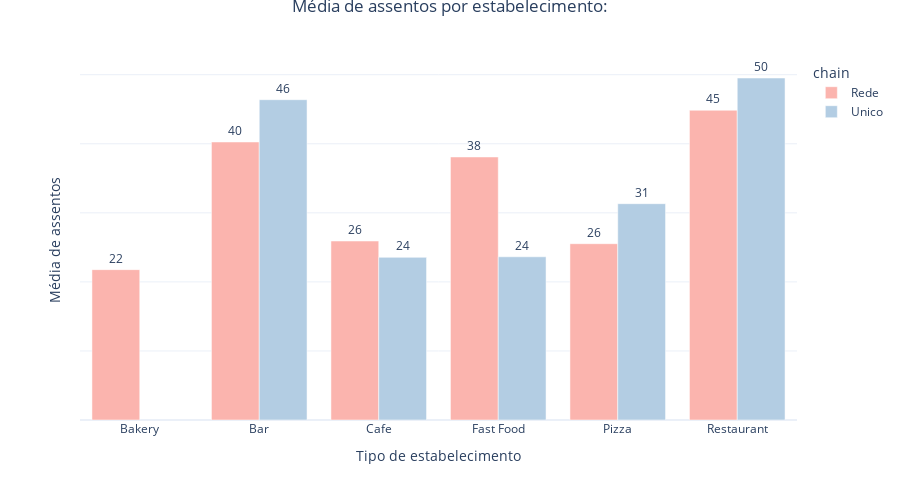

This figure's notebook cell:
### Code cell
assentos =  restaurante


assentos = assentos.groupby(['chain', 'object_type' ]).agg({'number':'mean'}).reset_index()
assentos.columns = ['chain', 'object_type','quantity']
display(assentos)


fig = px.bar(assentos, x="object_type", y="quantity",
             color='chain', barmode='group', color_discrete_sequence=px.colors.qualitative.Pastel1,
             template='plotly_white', text='quantity',
             height=500)

fig.update_layout(
    xaxis_title='Tipo de estabelecimento', # Etiqueta do eixo X
    yaxis_title='Média de assentos'
)

fig.update_yaxes(showticklabels=False)

fig.update_traces(textposition='outside',texttemplate='%{text:.2s}')


fig.update_layout(title={
    'text' : 'Média de assentos por estabelecimento:',
    'y': 1.0,
    'x': 0.5
})


fig.show()

### Figure 1 — Plotly figure (JSON) as saved in the notebook; plotly's stock layout.template omitted (floating-point values rounded to 4 significant figures)
{"data": [{"alignmentgroup": "True", "hovertemplate": "chain=Rede<br>object_type=%{x}<br>quantity=%{text}<extra></extra>", "legendgroup": "Rede", "marker": {"color": "rgb(251,180,174)", "pattern": {"shape": ""}}, "name": "Rede", "offsetgroup": "Rede", "orientation": "v", "showlegend": true, "text": [21.77, 40.26, 25.92, 38.09, 25.53, 44.86], "textposition": "outside", "texttemplate": "%{text:.2s}", "type": "bar", "x": ["Bakery", "Bar", "Cafe", "Fast Food", "Pizza", "Restaurant"], "xaxis": "x", "y": [21.77, 40.26, 25.92, 38.09, 25.53, 44.86], "yaxis": "y"}, {"alignmentgroup": "True", "hovertemplate": "chain=Unico<br>object_type=%{x}<br>quantity=%{text}<extra></extra>", "legendgroup": "Unico", "marker": {"color": "rgb(179,205,227)", "pattern": {"shape": ""}}, "name": "Unico", "offsetgroup": "Unico", "orientation": "v", "showlegend": true, "text": [46.38, 23.56, 23.63, 31.33, 49.52], "textposition": "outside", "texttemplate": "%{text:.2s}", "type": "bar", "x": ["Bar", "Cafe", "Fast Food", "Pizza", "Restaurant"], "xaxis": "x", "y": [46.38, 23.56, 23.63, 31.33, 49.52], "yaxis": "y"}], "layout": {"barmode": "group", "height": 500, "legend": {"title": {"text": "chain"}, "tracegroupgap": 0}, "margin": {"t": 60}, "title": {"text": "Média de assentos por estabelecimento:", "x": 0.5, "y": 1}, "xaxis": {"anchor": "y", "domain": [0, 1], "title": {"text": "Tipo de estabelecimento"}}, "yaxis": {"anchor": "x", "domain": [0, 1], "showticklabels": false, "title": {"text": "Média de assentos"}}}}
